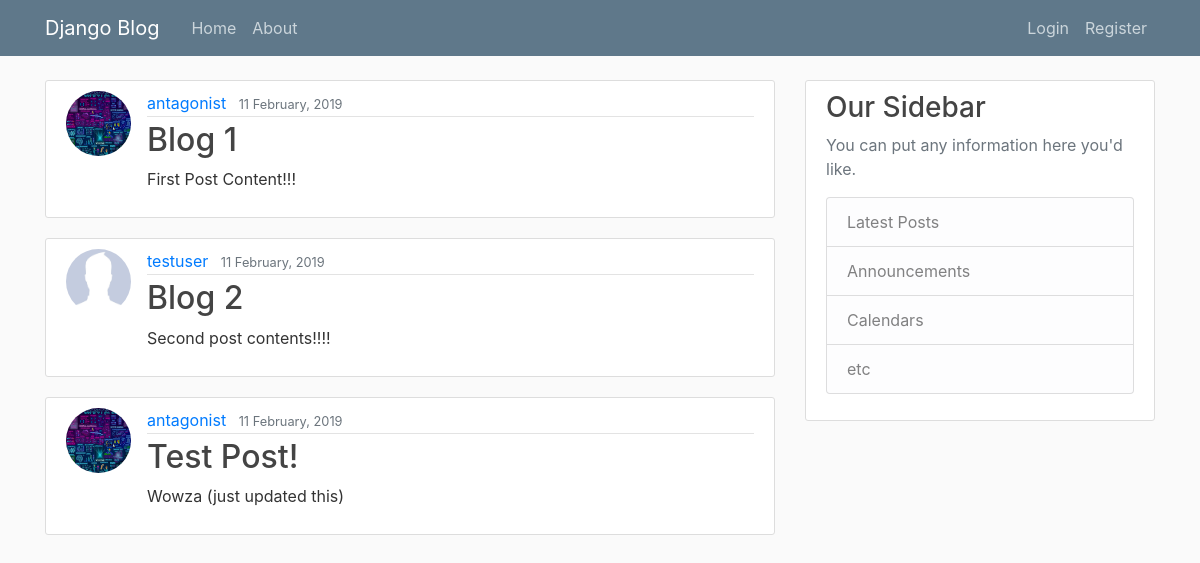
The page / on the database its author committed.
### blog/models.py (models this page shows, shortened)
class Post(models.Model):
	title = models.CharField(max_length = 100)
	content = models.TextField()
	date_posted = models.DateTimeField( default = timezone.now )
	author = models.ForeignKey(User, on_delete = models.CASCADE)

### users/models.py (models this page shows, shortened)
class Profile(models.Model):
	user = models.OneToOneField(User, on_delete = models.CASCADE)		# on delete, deletes the profile
	image = models.ImageField(default='default.jpeg', upload_to = 'profile_pics')		#images upload to profile_pics dir, default image = default.jpeg

### blog/views.py (the view)
# urls.py: path('', views.home, name='blog-home'),
def home(request):
	context = {
		'posts': Post.objects.all()		# template will access dummy data via key within ''
	}
	return render(request, 'blog/home.html', context)		# has to return http response or exception

### blog/templates/blog/home.html
{%	extends "blog/base.html"	%}
{%	block content	%}
	{%	for post in posts	%}
		<article class="media content-section">
			<img class="rounded-circle article-img" src="{{	post.author.profile.image.url	}}">
		  <div class="media-body">
			<div class="article-metadata">
			  <a class="mr-2" href="#">{{ post.author }}</a>
			  <small class="text-muted">{{ post.date_posted|date:"j F, Y" }}</small>
			</div>
			<h2><a class="article-title" href="#">{{ post.title }}</a></h2>
			<p class="article-content">{{ post.content }}</p>
		  </div>
		</article>
	{%	endfor	%}
{%	endblock content	%}

### blog/templates/blog/base.html (shortened to what this page needs)
{%	load static	%}
<!DOCTYPE html>
<html>
<head>
	<link rel="stylesheet" href="https://maxcdn.bootstrapcdn.com/bootstrap/4.0.0/css/bootstrap.min.css">
	<link rel="stylesheet" type="text/css" href="{%	static 'blog/main.css'	%}">
</head>
<body>
	<header class="site-header">
	  <nav class="navbar navbar-expand-md navbar-dark bg-steel fixed-top">
		<div class="container">
		  <a class="navbar-brand mr-4" href="{%	url 'blog-home'	%}">Django Blog</a>
		  <div class="collapse navbar-collapse" id="navbarToggle">
			<div class="navbar-nav mr-auto">
			  <a class="nav-item nav-link" href="{%	url 'blog-home'	%}">Home</a>
			  <a class="nav-item nav-link" href="{%	url 'blog-about'	%}">About</a>
			</div>
			<div class="navbar-nav">
				{%	if user.is_authenticated	%}
					<a class="nav-item nav-link" href="{%	url 'profile'	%}">CLICK HERE FOR YOU!</a>
					<a class="nav-item nav-link" href="{%	url 'logout'	%}">Logout</a>
				{%	else	%}
				  <a class="nav-item nav-link" href="{%	url 'login'	%}">Login</a>
				  <a class="nav-item nav-link" href="{%	url 'register'	%}">Register</a>
				{%	endif	%}
			</div>
		  </div>
		</div>
	  </nav>
	</header>
	<main role="main" class="container">
	  <div class="row">
		<div class="col-md-8">
		  {% block content %}	{% endblock %}
		</div>
		<div class="col-md-4">
		  <div class="content-section">
			<h3>Our Sidebar</h3>
			<p class='text-muted'>You can put any information here you'd like.
			  <ul class="list-group">
				<li class="list-group-item list-group-item-light">Latest Posts</li>
				<li class="list-group-item list-group-item-light">Announcements</li>
				<li class="list-group-item list-group-item-light">Calendars</li>
				<li class="list-group-item list-group-item-light">etc</li>
			  </ul>
			</p>
		  </div>
		</div>
	  </div>
	</main>
</body>
</html>

### blog/static/blog/main.css (style rules this page uses)
body { background: #fafafa; color: #333333; margin-top: 5rem; }
h1, h2, h3, h4, h5, h6 { color: #444444; }
ul { margin: 0; }
.bg-steel { background-color: #5f788a; }
.site-header .navbar-nav .nav-link { color: #cbd5db; }
.content-section { background: #ffffff; padding: 10px 20px; border: 1px solid #dddddd; border-radius: 3px; margin-bottom: 20px; }
.article-title { color: #444444; }
.article-content { white-space: pre-line; }
.article-img { height: 65px; width: 65px; margin-right: 16px; }
.article-metadata { padding-bottom: 1px; margin-bottom: 4px; border-bottom: 1px solid #e3e3e3 }

### rows shown on the page
Post: author.profile.image (picture), author "antagonist", date_posted "11 February, 2019", title "Blog 1", content "First Post Content!!!"
Post: author.profile.image (placeholder picture), author "testuser", date_posted "11 February, 2019", title "Blog 2", content "Second post contents!!!!"
Post: author.profile.image (picture), author "antagonist", date_posted "11 February, 2019", title "Test Post!", content "Wowza (just updated this)"
